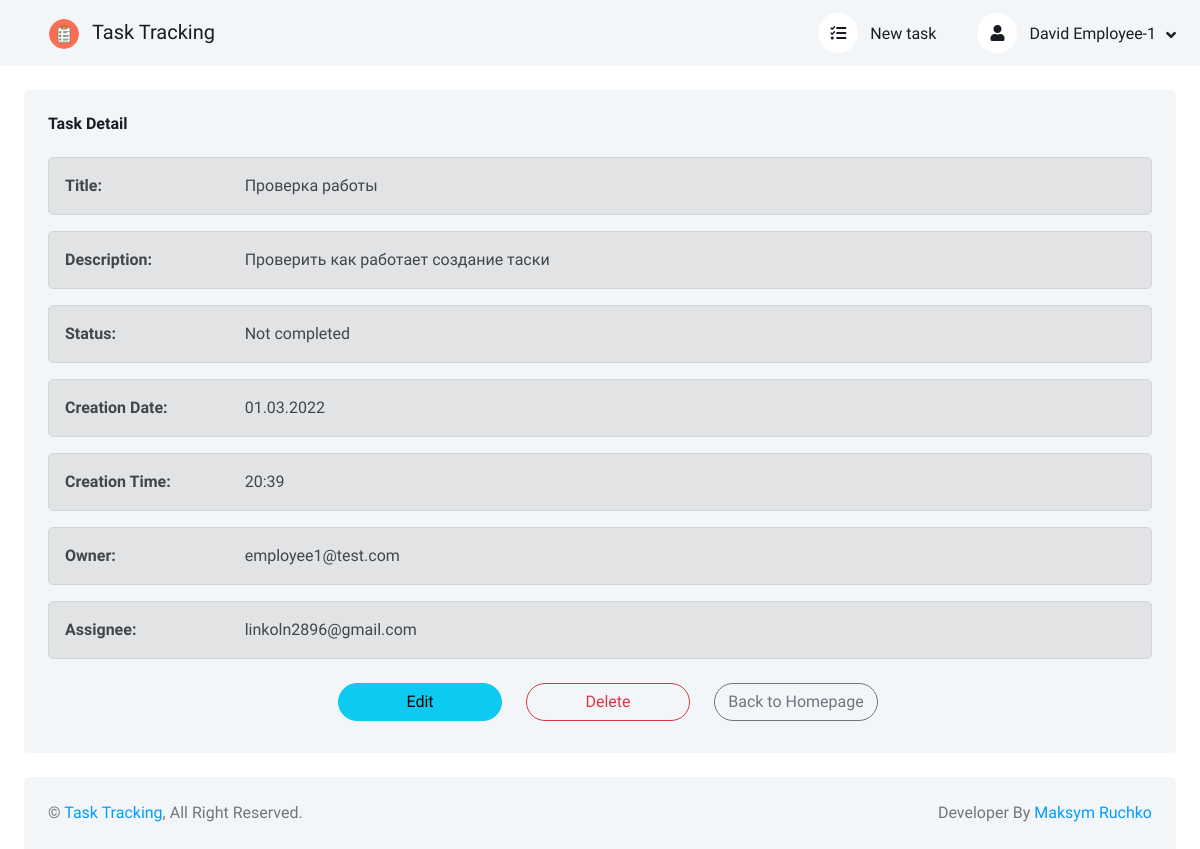
Page /task-10/ (signed in) on the committed database.
### users/models.py (models this page shows)
class CustomUser(AbstractUser):
    email = models.EmailField("E-mail", unique=True)
    username = models.CharField("Username", max_length=150, blank=True, null=True, unique=True)
    date_joined = models.DateTimeField("Date joined", default=timezone.now, blank=True, null=True)
    USERNAME_FIELD = 'email'
    REQUIRED_FIELDS = []
    objects = CustomUserManager()
    def __str__(self):
        return self.email
    def get_absolute_url(self):
        return reverse('user_detail', kwargs={'pk': str(self.id)})
    class Meta:
        verbose_name = 'User'
        verbose_name_plural = 'Users'
        ordering = ['id']

### tasks/models.py (models this page shows, shortened)
class Task(models.Model):
    NOT_COMPLETED = 'Not completed'
    COMPLETED = 'Сompleted'
    title = models.CharField('Title', max_length=150)
    description = models.TextField('Description')
    status = models.CharField(
        'Status',
        choices=[('not-completed', NOT_COMPLETED), ('completed', COMPLETED), ],
        max_length=13,
        default='not-completed'
    )
    creation_date = models.DateTimeField('Creation date', auto_now_add=True)
    owner = models.CharField(
        verbose_name='Owner',
        max_length=150,
        blank=True,
        null=True,
    )
    assignee_user = models.ForeignKey(
        get_user_model(),
        verbose_name='Assignee',
        on_delete=models.CASCADE,
        blank=True,
        null=True,
    )
    class Meta:
        verbose_name = 'Task'
        verbose_name_plural = 'Tasks'

### tasks/views.py (the view)
# urls.py: path('task-<int:pk>/', TaskDetailView.as_view(), name='task_detail'),
class TaskDetailView(LoginRequiredMixin, DetailView):
    model = Task
    context_object_name = 'task_detail'
    template_name = 'tasks/task_detail.html'
    login_url = 'login'

### tasks/templates/tasks/task_detail.html (shortened to what this page needs)
{% extends 'base.html' %}
{% load static %}
{% block content %}
<div class="row g-4">
    <div class="col-sm-12 col-xl-12">
        <div class="bg-light rounded h-100 p-4">
            <h6 class="mb-4">Task Detail</h6>
            <div class="alert alert-secondary" role="alert">
                <div class="row g-2">
                    <div class="col-sm-12 col-xl-2">
                        <strong>Title:</strong>
                    </div>
                    <div class="col-sm-12 col-xl-10">
                        {{ task_detail.title }}
                    </div>
                </div>
            </div>
            <div class="alert alert-secondary" role="alert">
                <div class="row g-2">
                    <div class="col-sm-12 col-xl-2">
                        <strong>Description:</strong>
                    </div>
                    <div class="col-sm-12 col-xl-10">
                        {{ task_detail.description }}
                    </div>
                </div>
            </div>
            <div class="alert alert-secondary" role="alert">
                <div class="row g-2">
                    <div class="col-sm-12 col-xl-2">
                        <strong>Status:</strong>
                    </div>
                    <div class="col-sm-12 col-xl-10">
                        {{ task_detail.get_status_display }}
                    </div>
                </div>
            </div>
            <div class="alert alert-secondary" role="alert">
                <div class="row g-2">
                    <div class="col-sm-12 col-xl-2">
                        <strong>Creation Date:</strong>
                    </div>
                    <div class="col-sm-12 col-xl-10">
                        {{ task_detail.creation_date | date:"d.m.Y" }}
                    </div>
                </div>
            </div>
            <div class="alert alert-secondary" role="alert">
                <div class="row g-2">
                    <div class="col-sm-12 col-xl-2">
                        <strong>Creation Time:</strong>
                    </div>
                    <div class="col-sm-12 col-xl-10">
                        {{ task_detail.creation_date | date:"H:i" }}
                    </div>
                </div>
            </div>
            <div class="alert alert-secondary" role="alert">
                <div class="row g-2">
                    <div class="col-sm-12 col-xl-2">
                        <strong>Owner:</strong>
                    </div>
                    <div class="col-sm-12 col-xl-10">
                        {% if not task_detail.owner.first_name and not task_detail.owner.last_name %}
                        {{ task_detail.owner }}
                        {% else %}
                        {{ task_detail.owner.first_name }} {{ task_detail.owner.last_name }}
                        {% endif %}
                    </div>
                </div>
            </div>
            <div class="alert alert-secondary" role="alert">
                <div class="row g-2">
                    <div class="col-sm-12 col-xl-2">
                        <strong>Assignee:</strong>
                    </div>
                    <div class="col-sm-12 col-xl-10">
                        {% if task_detail.assignee_user %}
                        {% if not task_detail.assignee_user.user.first_name and not task_detail.user.assignee_user.last_name %}
                        {{ task_detail.assignee_user }}
                        {% else %}
                        {{ task_detail.assignee_user.user.first_name }} {{ task_detail.assignee_user.user.last_name }}
                        {% endif %}
                        {% else %}
                        Not Assigned
                        {% endif %}
                    </div>
                </div>
            </div>
            <div class="row form-floating justify-content-center">
                <div class="col-sm-4 col-xl-2">
                    <a href="{% url 'task_update' task_detail.pk %}" class="btn btn-info rounded-pill m-2 col-sm-12 col-xl-12">
                        Edit
                    </a>
                </div>
                <div class="col-sm-4 col-xl-2">
                    <a href="{% url 'task_delete' task_detail.pk %}" class="btn btn-outline-danger rounded-pill m-2 col-sm-12 col-xl-12">
                        Delete
                    </a>
                </div>
                <div class="col-sm-4 col-xl-2">
                    <a href="{% url 'home' %}" class="btn btn-outline-secondary rounded-pill m-2 col-sm-12 col-xl-12">
                        Back to Homepage
                    </a>
                </div>
            </div>
        </div>
    </div>
</div>
{% endblock content %}

### tasks/templates/base.html (shortened to what this page needs)
<!DOCTYPE html>
{% load static %}
<html lang="en">
<head>
    <link href="https://cdnjs.cloudflare.com/ajax/libs/font-awesome/5.10.0/css/all.min.css" rel="stylesheet">
    <link href="https://cdn.jsdelivr.net/npm/bootstrap-icons@1.4.1/font/bootstrap-icons.css" rel="stylesheet">
    <link href="{% static 'tasks/lib/owlcarousel/assets/owl.carousel.min.css' %}" rel="stylesheet">
    <link href="{% static 'tasks/lib/tempusdominus/css/tempusdominus-bootstrap-4.min.css' %}" rel="stylesheet" />
    <link href="{% static 'tasks/css/bootstrap.min.css' %}" rel="stylesheet">
    <link href="{% static 'tasks/css/style.css' %}" rel="stylesheet">
</head>
<body>
<div class="container-xxl position-relative bg-white d-flex p-0">
    <div class="content open d-flex flex-column min-vh-100">
        <nav class="navbar navbar-expand bg-light navbar-light sticky-top px-4 py-0">
            <div class="navbar-nav align-items-center">
                <div class="navbar-brand">
                    <a href="{% url 'home' %}" class="nav-link">
                        <img class="rounded-circle me-lg-2" src="{% static 'tasks/img/checklist.png' %}" alt="Logo" style="width: 30px; height: 30px;">
                        <span class="d-none d-lg-inline-flex">Task Tracking</span>
                    </a>
                </div>
            </div>
            <div class="navbar-nav align-items-center ms-auto">
                <div class="nav-item dropdown me-lg-3">
                    <a href="{% url 'task_create' %}" class="nav-link">
                        <i class="fas fa-tasks me-lg-2"></i>
                        <span class="d-none d-lg-inline-flex">New task</span>
                    </a>
                </div>
                <div class="nav-item dropdown">
                    {% if user.is_authenticated %}
                    <a href="#" class="nav-link dropdown-toggle" data-bs-toggle="dropdown">
                        <i class="fas fa-user me-lg-2"></i>
                        {% if not user.first_name and not user.last_name %}
                        <span class="d-none d-lg-inline-flex">{{ user.username }}</span>
                        {% else %}
                        <span class="d-none d-lg-inline-flex">{{ user.first_name }} {{ user.last_name }}</span>
                        {% endif %}
                    </a>
                    {% endif %}
                </div>
            </div>
        </nav>
        <div class="container-fluid pt-4 px-4 flex-grow-1">
            {% block content %}
            {% endblock content %}
        </div>
        <div class="container-fluid pt-4 px-4">
            <div class="bg-light rounded-top p-4">
                <div class="row">
                    <div class="col-12 col-sm-6 text-center text-sm-start">
                        &copy; <a href="{% url 'home' %}">Task Tracking</a>, All Right Reserved.
                    </div>
                    <div class="col-12 col-sm-6 text-center text-sm-end">
                        Developer By <a href="https://t.me/lucky4move">Maksym Ruchko</a>
                    </div>
                </div>
            </div>
        </div>
    </div>
</div>
</body>
</html>

### tasks/static/tasks/css/style.css (style rules this page uses)
:root { --primary: #009CFF; --light: #F3F6F9; --dark: #191C24; }
.btn { transition: .5s; }
.content { margin-left: 250px; min-height: 100vh; background: #FFFFFF; transition: 0.5s; }
@media (min-width: 992px) { .content { width: calc(100% - 250px); } }
@media (min-width: 992px) { .content.open { width: 100%; margin-left: 0; } }
.content .navbar .navbar-nav .nav-link { margin-left: 25px; padding: 12px 0; color: var(--dark); outline: none; }
.content .navbar .sidebar-toggler, .content .navbar .navbar-nav .nav-link i { width: 40px; height: 40px; display: inline-flex; align-items: center; justify-content: center; background: #FFFFFF; border-radius: 40px; }
.content .navbar .dropdown-toggle::after { margin-left: 6px; vertical-align: middle; border: none; content: "\f107"; font-family: "Font Awesome 5 Free"; font-weight: 900; transition: .5s; }

### rows in the picture
CustomUser: first_name "David", last_name "Employee-1"
Task: title "Проверка работы", description "Проверить как работает создание таски", status "Not completed", creation_date "01.03.2022", creation_date "20:39", owner "employee1@test.com", assignee_user "linkoln2896@gmail.com"
